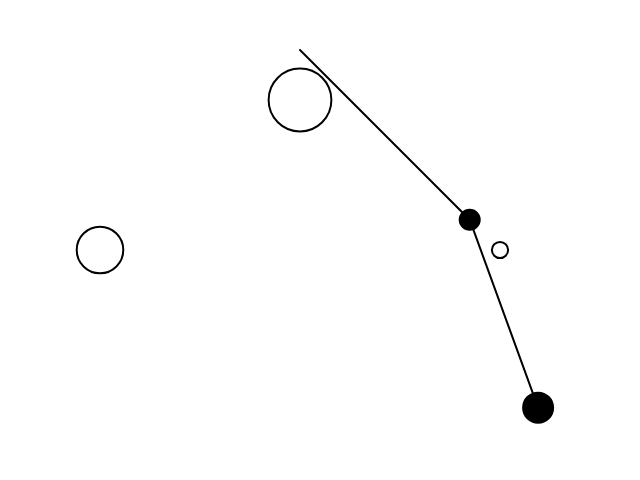
Frame 1 (no input)
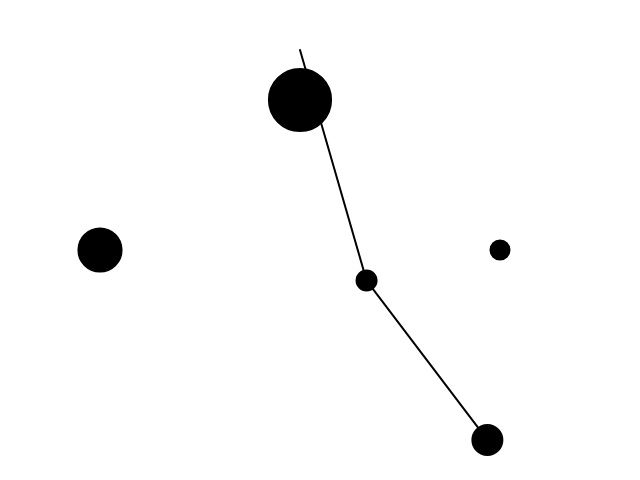
Frame 60 (no input)
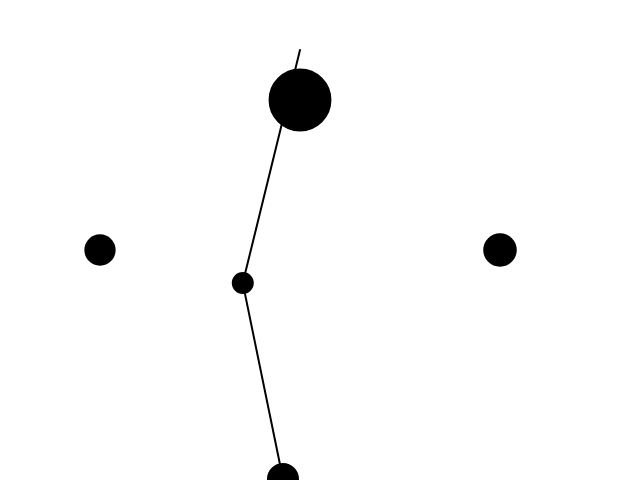
Frame 120 (the mouse pressed at the canvas centre since frame 60)

The p5.js sketch that drew these frames (run headless with seeded random() and noise() and a simulated clock; from frame 60 on, the mouse is pressed at the canvas centre):

// p5.js sketch
// ── sketch.js
// var n = 30;
// length of each pendulum
var r1Slider;
var velSlider;
var r1 = 200;
var r2 = 200;

// mass of each pendulum bob
var m1 = 20;
var m2 = 30;

// angle in radians of 
// measures each pendulum from vertical line through origin 
// origin is the point each pendulum is tied to.
var PI = 3.141592;
var a1 = PI/4;
var a2 = PI/9;
var a1_velocity = 0;
var a2_velocity = 0;

var a1_acceleration;
var a2_acceleration;
var g = .08;

var harmonic1x = 200;
var harmonic1y = 200;

var harmonic2x = -200;
var harmonic2y = 200;

var gain = .1;

function setup() {
  createCanvas(640, 480);
  r1Slider = createSlider(0, 100, 100);
  velSlider = createSlider(0, 600, 500);
  button = createButton('btn');
  button.mousePressed(slowDown);
  // n = 30;
}

function slowDown() {
  a2_velocity *= .618
  a1_velocity *= .618
}

function draw() {
  // get value of sliders.
  r1Scalor = (r1Slider.value() / 100) + .2;
  velScalor = (velSlider.value()) / 1000;
  // a1_velocity = a1_velocity * velScalor;
  // n = n + 1;
  // if (mouseIsPressed) {
  //   fill(0);
  // } else {
  //   fill(255);
  // }
  // ellipse(n, n, 80, 80);
  background(255);

  var num1 = -g * (2 * m1 + m2) * sin(a1);
  var num2 = -m2 * g * sin(a1-2*a2);
  var num3 = -2 * sin(a1-a2)*m2;
  var num4 = a2_velocity * velScalor * a2_velocity * velScalor * r2 + a1_velocity * velScalor * a1_velocity * velScalor * r1 * r1Scalor * cos(a1-a2); 
  var den = r1 * r1Scalor * (2*m1+m2 - m2*cos(2*a1 - 2*a2));
  a1_acceleration = ((num1 + num2 + num3*num4) / den);
  // a1_acceleration = ((num1 + num2 + num3*num4) / den) * velScalor;

  // a1_acceleration: -0.0002543432225015634
  // a2_acceleration: 0.0003810349101130054
  // we want to slow down. sweet spot is between - and + .0003
  // the accellerations are changing so that one is neg and the other pos.
  // we want to preserve that. 
  // let us try subtracting an amount on accelleration. 
  // just want to move left on the number scale a bit
  // -.0005 to + .0005 = + - 5/10000
  // needs to go lower but this is the right idea.
  // try times. nope. oh it is cause it was too small. 
  // try expanding range down
  // ok it has to be times. adjust range. 
  // if you subtract too much it just gets fast in the other direction.
  // to slow down you have to be closer to 0
  // 0 - 1 works pretty well.
  // velSlider = createSlider(0, 100, 100);
  // min, max, start value -> createSlider
  // velScalor = (velSlider.value()) / 100;
  // increase amount divided to get smaller values. 
  // 500 is good but it is not getting fast enough. 0 to 1/5
  // increase range to 600 start at 500 = 1. 
  // works quite well. how about on velocity. works pretty well. 
  // still want to slow it down a bit more. maybe a button you push that just resets the velocity. 

  // console.log('a1_acceleration: ' + a1_acceleration);
  num1 = 2 * sin(a1-a2);
  num2 = (a1_velocity * velScalor * a1_velocity * velScalor * r1 * r1Scalor * (m1 + m2));
  num3 = g * (m1 + m2) * cos(a1);
  num4 = a2_velocity * velScalor * a2_velocity * velScalor * r2 * m2 * cos(a1 - a2);
  den = r2 * (2*m1+m2 - m2*cos(2*a1 - 2*a2));
  a2_acceleration = ((num1*(num2+num3+num4)) / den);
  // a2_acceleration = ((num1*(num2+num3+num4)) / den) * velScalor;
  // console.log('a2_acceleration: ' + a2_acceleration);



  stroke(0);
  strokeWeight(2);
  // we want the first origin to be in the middle of x 600/2
  // and down a little bit from the top of the screen. down 50.
  translate(300,50);

  // calculate coordinates of first pendulum
  // x1 is opposite angle 1. r1 * r1Scalor is the hypotenuse. 
  // so opposite over hypotenuse is x1 / r1 * r1Scalor = sin(a1)
  // so solve for x1 by multiplying by r1 * r1Scalor:
  // y1 is adjacent. adjacent / hypotenuse = cos(a1) = y1 / r1 * r1Scalor
  // solve for y1 by multiplying by r1 * r1Scalor
  var x1 = r1 * r1Scalor * sin(a1);
  var y1 = r1 * r1Scalor * cos(a1);
  
  // calculate second coordinate, same math relative to x1 y1. 
  var x2 = x1 + r2 * sin(a2);
  var y2 = y1 + r2 * cos(a2);
  // calculate distance to first point
  // even if harmonic1x -x2 is negative, sq makes it pos. so is sqrt.
  var distance1 = sqrt(sq(harmonic1x - x2) + sq(harmonic1y - y2)) * gain;
  // draw dot size of distance
  ellipse(harmonic1x,harmonic1y,distance1,distance1);
  var distance2 = sqrt(sq(harmonic2x - x2) + sq(harmonic2y - y2)) * gain;
  ellipse(harmonic2x,harmonic2y,distance2,distance2);
  ellipse(0,50,distance1 + distance2,distance1 + distance2);

    
  // draw to coordinates and add a bob with radius relative to mass.
  // pendulum 1
  line(0,0,x1,y1);
  fill(0);
  ellipse(x1,y1,m1,m1);
  // pendulum 2
  line(x1,y1,x2,y2);
  fill(0);
  ellipse(x2,y2,m2,m2);

  a1 += a1_velocity;
  a2 += a2_velocity;
  a1_velocity += a1_acceleration;
  a2_velocity += a2_acceleration;
}
